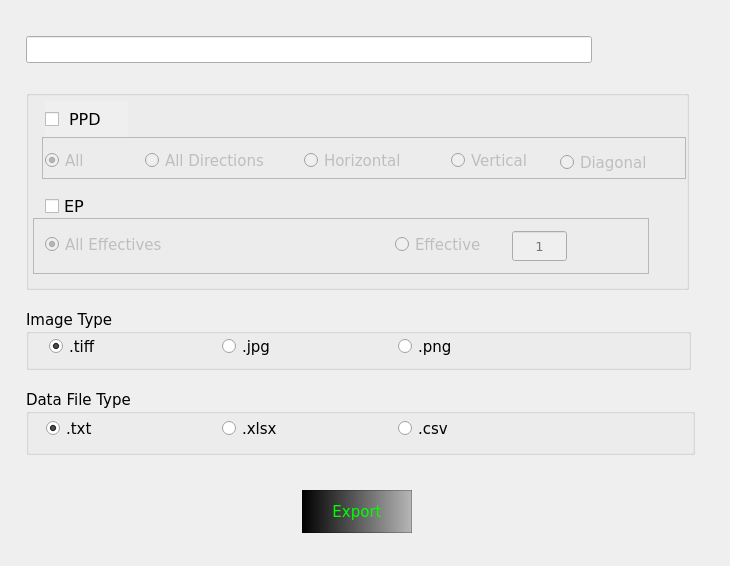
<?xml version="1.0" encoding="UTF-8"?>
<ui version="4.0">
 <class>Form_export</class>
 <widget class="QWidget" name="Form_export">
  <property name="geometry">
   <rect>
    <x>0</x>
    <y>0</y>
    <width>730</width>
    <height>566</height>
   </rect>
  </property>
  <property name="minimumSize">
   <size>
    <width>730</width>
    <height>566</height>
   </size>
  </property>
  <property name="maximumSize">
   <size>
    <width>730</width>
    <height>566</height>
   </size>
  </property>
  <property name="font">
   <font>
    <family>Verdana</family>
    <pointsize>11</pointsize>
   </font>
  </property>
  <property name="windowTitle">
   <string>Export</string>
  </property>
  <property name="windowIcon">
   <iconset>
    <normaloff>Icons/ppd_enhanced_colors_supreme-removebg-preview.png</normaloff>Icons/ppd_enhanced_colors_supreme-removebg-preview.png</iconset>
  </property>
  <widget class="QLineEdit" name="lineEdit_path_save">
   <property name="geometry">
    <rect>
     <x>26</x>
     <y>36</y>
     <width>566</width>
     <height>27</height>
    </rect>
   </property>
   <property name="readOnly">
    <bool>true</bool>
   </property>
  </widget>
  <widget class="QPushButton" name="pushButton_export">
   <property name="geometry">
    <rect>
     <x>611</x>
     <y>28</y>
     <width>47</width>
     <height>43</height>
    </rect>
   </property>
   <property name="styleSheet">
    <string notr="true">QPushButton{
	border:transparent;
	
}

QPushButton:hover{
	
	background-color: rgb(226, 226, 226);
}
</string>
   </property>
   <property name="text">
    <string/>
   </property>
   <property name="icon">
    <iconset>
     <normaloff>Icons/593eab2b18a32.png</normaloff>Icons/593eab2b18a32.png</iconset>
   </property>
   <property name="iconSize">
    <size>
     <width>60</width>
     <height>30</height>
    </size>
   </property>
  </widget>
  <widget class="QGroupBox" name="groupBox">
   <property name="geometry">
    <rect>
     <x>26</x>
     <y>90</y>
     <width>663</width>
     <height>200</height>
    </rect>
   </property>
   <property name="title">
    <string/>
   </property>
   <widget class="QCheckBox" name="checkBox_ppd_export">
    <property name="geometry">
     <rect>
      <x>19</x>
      <y>11</y>
      <width>83</width>
      <height>36</height>
     </rect>
    </property>
    <property name="font">
     <font>
      <family>Verdana</family>
      <pointsize>12</pointsize>
     </font>
    </property>
    <property name="layoutDirection">
     <enum>Qt::LeftToRight</enum>
    </property>
    <property name="autoFillBackground">
     <bool>true</bool>
    </property>
    <property name="text">
     <string> PPD</string>
    </property>
    <property name="shortcut">
     <string/>
    </property>
    <property name="checkable">
     <bool>true</bool>
    </property>
    <property name="tristate">
     <bool>false</bool>
    </property>
   </widget>
   <widget class="QCheckBox" name="checkBox_ep_export">
    <property name="geometry">
     <rect>
      <x>19</x>
      <y>99</y>
      <width>70</width>
      <height>34</height>
     </rect>
    </property>
    <property name="font">
     <font>
      <family>Verdana</family>
      <pointsize>12</pointsize>
     </font>
    </property>
    <property name="text">
     <string>EP</string>
    </property>
   </widget>
   <widget class="QFrame" name="frame_ep">
    <property name="enabled">
     <bool>false</bool>
    </property>
    <property name="geometry">
     <rect>
      <x>7</x>
      <y>128</y>
      <width>616</width>
      <height>56</height>
     </rect>
    </property>
    <property name="frameShape">
     <enum>QFrame::StyledPanel</enum>
    </property>
    <property name="frameShadow">
     <enum>QFrame::Raised</enum>
    </property>
    <widget class="QRadioButton" name="radioButton_all_eff_export">
     <property name="geometry">
      <rect>
       <x>12</x>
       <y>13</y>
       <width>146</width>
       <height>27</height>
      </rect>
     </property>
     <property name="font">
      <font>
       <family>Verdana</family>
       <pointsize>11</pointsize>
      </font>
     </property>
     <property name="text">
      <string>All Effectives</string>
     </property>
     <property name="checked">
      <bool>true</bool>
     </property>
    </widget>
    <widget class="QRadioButton" name="radioButton_effec_export">
     <property name="geometry">
      <rect>
       <x>362</x>
       <y>13</y>
       <width>110</width>
       <height>27</height>
      </rect>
     </property>
     <property name="font">
      <font>
       <family>Verdana</family>
       <pointsize>11</pointsize>
      </font>
     </property>
     <property name="text">
      <string>Effective</string>
     </property>
    </widget>
    <widget class="QLineEdit" name="lineEdit_eff_export">
     <property name="enabled">
      <bool>false</bool>
     </property>
     <property name="geometry">
      <rect>
       <x>479</x>
       <y>13</y>
       <width>55</width>
       <height>30</height>
      </rect>
     </property>
     <property name="font">
      <font>
       <family>Verdana</family>
       <pointsize>10</pointsize>
      </font>
     </property>
     <property name="alignment">
      <set>Qt::AlignCenter</set>
     </property>
     <property name="placeholderText">
      <string>1</string>
     </property>
    </widget>
   </widget>
   <widget class="QFrame" name="frame_ppd">
    <property name="enabled">
     <bool>false</bool>
    </property>
    <property name="geometry">
     <rect>
      <x>16</x>
      <y>47</y>
      <width>644</width>
      <height>42</height>
     </rect>
    </property>
    <property name="frameShape">
     <enum>QFrame::StyledPanel</enum>
    </property>
    <property name="frameShadow">
     <enum>QFrame::Raised</enum>
    </property>
    <widget class="QRadioButton" name="radioButton_all">
     <property name="geometry">
      <rect>
       <x>3</x>
       <y>15</y>
       <width>82</width>
       <height>17</height>
      </rect>
     </property>
     <property name="text">
      <string>All</string>
     </property>
     <property name="checked">
      <bool>true</bool>
     </property>
    </widget>
    <widget class="QRadioButton" name="radioButton_all_directions">
     <property name="geometry">
      <rect>
       <x>103</x>
       <y>15</y>
       <width>140</width>
       <height>17</height>
      </rect>
     </property>
     <property name="text">
      <string>All Directions</string>
     </property>
    </widget>
    <widget class="QRadioButton" name="radioButton_horizontal">
     <property name="geometry">
      <rect>
       <x>262</x>
       <y>15</y>
       <width>102</width>
       <height>17</height>
      </rect>
     </property>
     <property name="text">
      <string>Horizontal</string>
     </property>
    </widget>
    <widget class="QRadioButton" name="radioButton_vertical">
     <property name="geometry">
      <rect>
       <x>409</x>
       <y>15</y>
       <width>82</width>
       <height>17</height>
      </rect>
     </property>
     <property name="text">
      <string>Vertical</string>
     </property>
    </widget>
    <widget class="QRadioButton" name="radioButton_diagonal">
     <property name="geometry">
      <rect>
       <x>518</x>
       <y>15</y>
       <width>121</width>
       <height>21</height>
      </rect>
     </property>
     <property name="text">
      <string>Diagonal</string>
     </property>
    </widget>
   </widget>
   <widget class="QLabel" name="label_total_effect">
    <property name="geometry">
     <rect>
      <x>119</x>
      <y>106</y>
      <width>307</width>
      <height>20</height>
     </rect>
    </property>
    <property name="styleSheet">
     <string notr="true">color:rgb(0, 170, 0);
font: 11pt &quot;Verdana&quot;;</string>
    </property>
    <property name="text">
     <string/>
    </property>
   </widget>
  </widget>
  <widget class="QGroupBox" name="groupBox_2">
   <property name="geometry">
    <rect>
     <x>26</x>
     <y>310</y>
     <width>665</width>
     <height>60</height>
    </rect>
   </property>
   <property name="font">
    <font>
     <family>Verdana</family>
     <pointsize>11</pointsize>
    </font>
   </property>
   <property name="title">
    <string>Image Type</string>
   </property>
   <widget class="QRadioButton" name="radioButton_tiff_export">
    <property name="geometry">
     <rect>
      <x>23</x>
      <y>23</y>
      <width>82</width>
      <height>27</height>
     </rect>
    </property>
    <property name="text">
     <string>.tiff</string>
    </property>
    <property name="checked">
     <bool>true</bool>
    </property>
   </widget>
   <widget class="QRadioButton" name="radioButton_jpg_export">
    <property name="geometry">
     <rect>
      <x>196</x>
      <y>23</y>
      <width>82</width>
      <height>27</height>
     </rect>
    </property>
    <property name="text">
     <string>.jpg</string>
    </property>
   </widget>
   <widget class="QRadioButton" name="radioButton_png_export">
    <property name="geometry">
     <rect>
      <x>372</x>
      <y>23</y>
      <width>82</width>
      <height>27</height>
     </rect>
    </property>
    <property name="text">
     <string>.png</string>
    </property>
   </widget>
  </widget>
  <widget class="QGroupBox" name="groupBox_3">
   <property name="geometry">
    <rect>
     <x>26</x>
     <y>390</y>
     <width>669</width>
     <height>65</height>
    </rect>
   </property>
   <property name="font">
    <font>
     <family>Verdana</family>
     <pointsize>11</pointsize>
    </font>
   </property>
   <property name="title">
    <string>Data File Type</string>
   </property>
   <widget class="QRadioButton" name="radioButton_txt_export">
    <property name="geometry">
     <rect>
      <x>20</x>
      <y>25</y>
      <width>82</width>
      <height>27</height>
     </rect>
    </property>
    <property name="text">
     <string>.txt</string>
    </property>
    <property name="checked">
     <bool>true</bool>
    </property>
   </widget>
   <widget class="QRadioButton" name="radioButton_xls_export">
    <property name="geometry">
     <rect>
      <x>196</x>
      <y>25</y>
      <width>82</width>
      <height>27</height>
     </rect>
    </property>
    <property name="text">
     <string>.xlsx</string>
    </property>
   </widget>
   <widget class="QRadioButton" name="radioButton_csv">
    <property name="geometry">
     <rect>
      <x>372</x>
      <y>25</y>
      <width>82</width>
      <height>27</height>
     </rect>
    </property>
    <property name="text">
     <string>.csv</string>
    </property>
   </widget>
  </widget>
  <widget class="QPushButton" name="pushButton_ok_export">
   <property name="geometry">
    <rect>
     <x>302</x>
     <y>490</y>
     <width>110</width>
     <height>43</height>
    </rect>
   </property>
   <property name="styleSheet">
    <string notr="true">QPushButton{
	font: 75 11pt &quot;Verdana&quot;;
	color: rgb(0, 255, 0);
	border:1px solid rgb(0, 0, 0, 60);
	background-color: qlineargradient(spread:pad, x1:0, y1:0, x2:1, y2:0, stop:0 rgba(0, 0, 0, 255), stop:1 rgba(0, 0, 0, 60));
	
}

QPushButton:hover{
	
	color: rgb(0, 0, 0);
	background-color: rgb(0, 152, 0);
}</string>
   </property>
   <property name="text">
    <string>Export</string>
   </property>
  </widget>
 </widget>
 <resources/>
 <connections/>
</ui>
